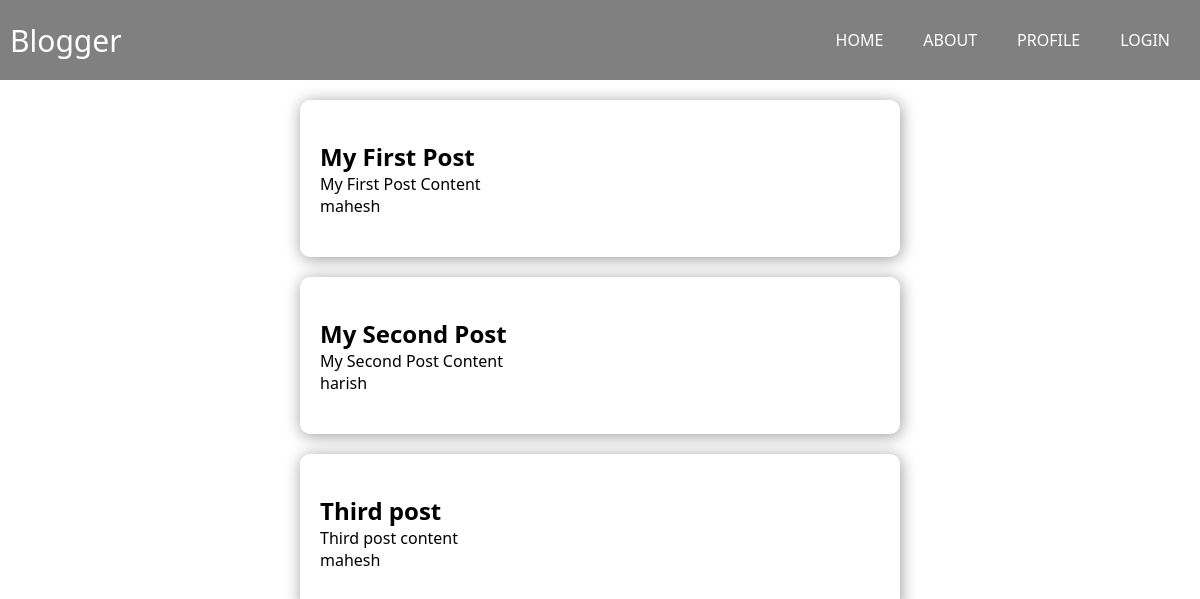
Before: /home/ with the older database file.
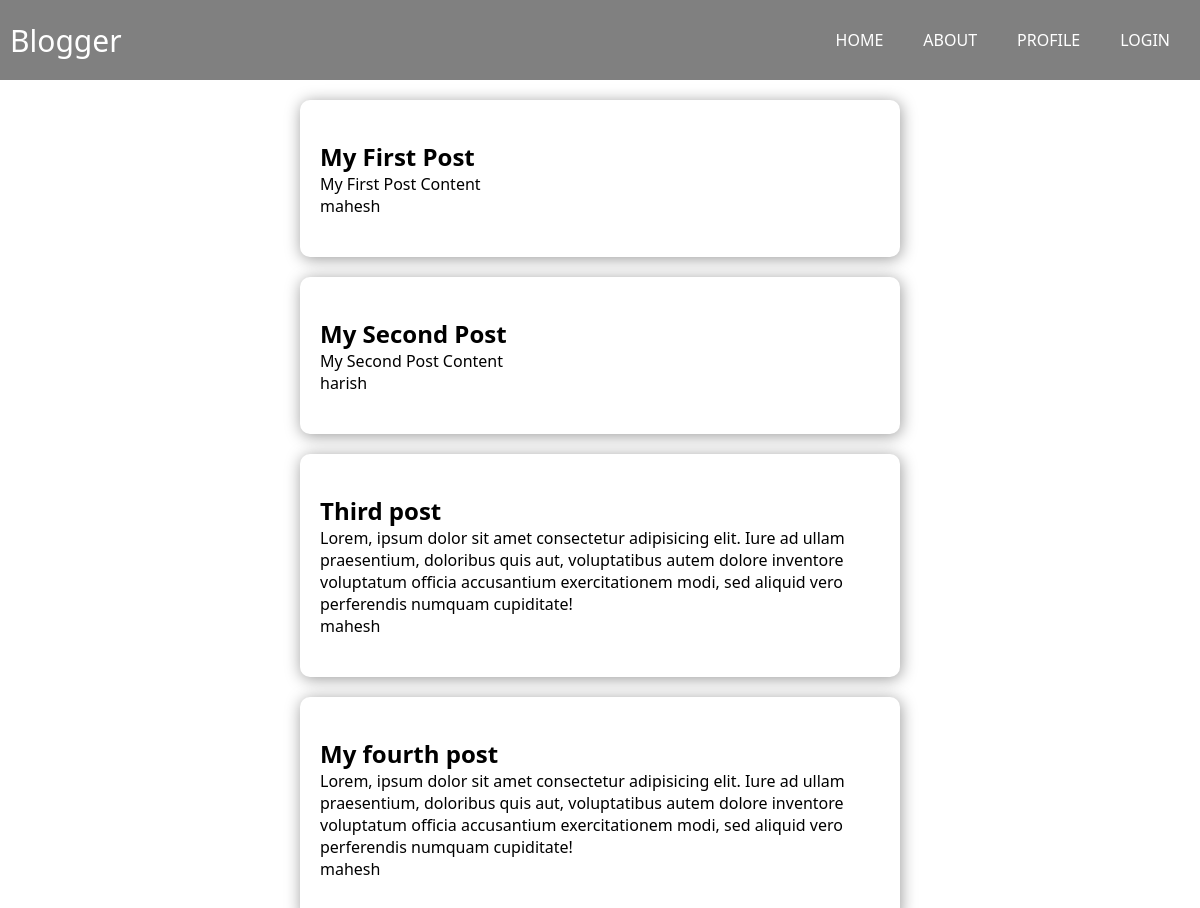
After: the same page with the newer database file.
### posts/models.py (models this page shows, shortened)
class Post(models.Model):
    title = models.CharField(max_length=200) # limited size string
    content = models.TextField() # string , but not limit
    create_date = models.DateTimeField(auto_now_add=True) # auto_now_add -> makes it immutable
    modified_date = models.DateTimeField(auto_now=True) # auto_now -> makes it mutable
    author = models.ForeignKey(User, on_delete=models.CASCADE)

### posts/views.py (the view)
# urls.py: 2. Add a URL to urlpatterns:  path('', views.home, name='home')
def home(request):
  posts = Post.objects.all()
  context = {
    'posts':posts
  }
  return render(request,"posts/home.html",context)

### posts/templates/posts/home.html (shortened to what this page needs)
{% extends 'posts/base.html' %} {% block content %}
{% load static %}
<main>
  {% for post in posts %}
    <div class="card">
      <h1>{{post.title}}</h1>
      <p>{{post.content}}</p>
      <p>{{post.author}}</p>
    </div>
  {% endfor %}
</main>
{% endblock content %}

### posts/templates/posts/base.html (shortened to what this page needs)
{% load static %}
<!DOCTYPE html>
<html lang="en">
  <head>
    <link rel="stylesheet" href="{% static 'posts/css/main.css' %}">
  </head>
  <body>
    <nav>
      <a href="" class="brand">Blogger</a>
      <ul>
        <li><a href="{% url 'posts-home' %}">Home</a></li>
        <li><a href="{% url 'posts-about' %}">About</a></li>
        <li><a href="">Profile</a></li>
        <li><a href="">Login</a></li>
      </ul>
    </nav>
    {% block content %}
    {% endblock content %}
  </body>
</html>

### posts/static/posts/css/main.css (style rules this page uses)
* { margin: 0; box-sizing: border-box; font-family: "Segoe UI", Tahoma, Geneva, Verdana, sans-serif; }
nav a.brand { font-size: 30px; text-decoration: none; color: white; }
nav { height: 80px; background: grey; display: flex; justify-content: space-between; padding: 10px; align-items: center; }
nav ul { display: flex; position: relative; margin: 0; }
nav ul li { padding-left: 20px; padding-right: 20px; list-style: none; flex-basis: 100px; }
nav ul li a { text-decoration: none; color: white; text-transform: uppercase; }
.card { width: 90%; max-width: 600px; box-shadow: 1px 2px 16px rgba(0, 0, 0, 0.4); padding: 20px; padding-top: 40px; padding-bottom: 40px; border-radius: 10px; margin-top: 20px; }
.card h1 { font-size: 24px; }
main { width: 100%; display: flex; flex-direction: column; justify-content: space-around; align-items: center; }

Changed rows visible on the page:
changed Post "Third post": content "Third post content" → "Lorem, ipsum dolor sit amet consectetur adipisicing elit. Iure ad ullam praesentium, doloribus quis aut, voluptatibus autem dolore inventore voluptatum officia accusantium exercitationem modi, sed aliquid vero perferendis numquam cupiditate!"
added Post: title "My fourth post", content "Lorem, ipsum dolor sit amet consectetur adipisicing elit. Iure ad ullam praesentium, doloribus quis aut, voluptatibus autem dolore inventore voluptatum officia accusantium exercitationem modi, sed aliquid vero perferendis numquam cupiditate!", author "mahesh"
